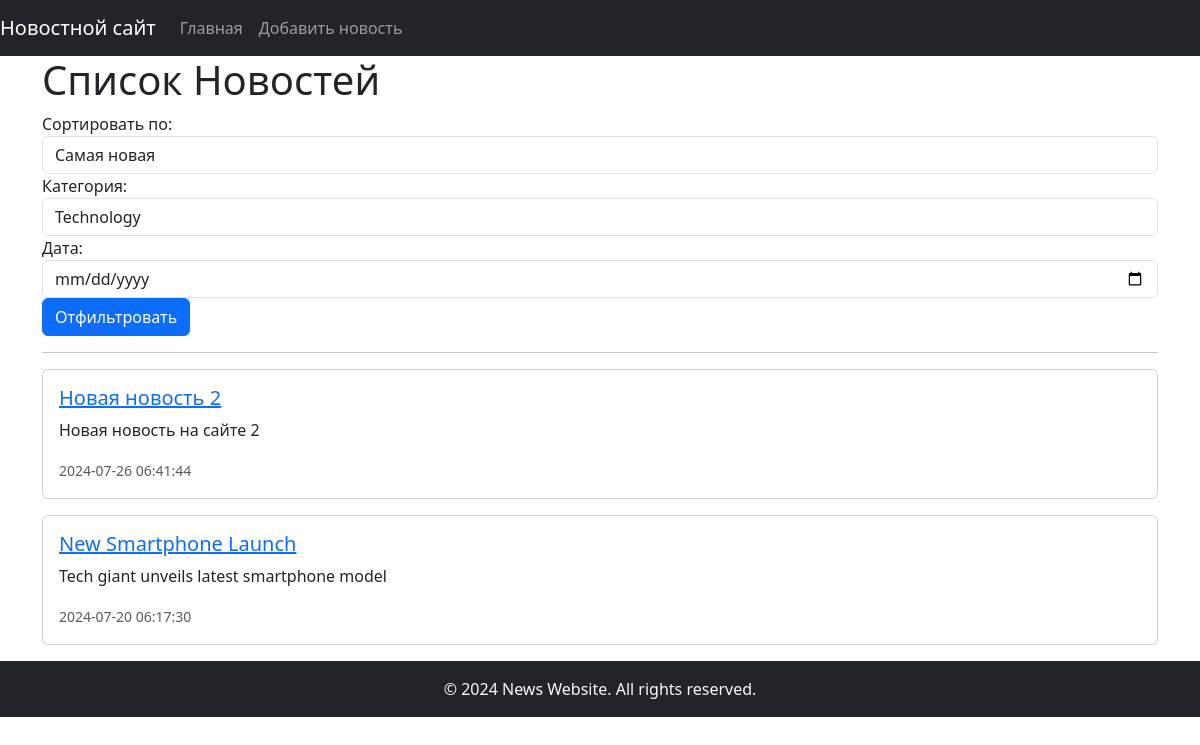
Screenshot of /index.php?category=1 with the database file from the repository.
### tables this page shows
CREATE TABLE `news` (
  `id` int(11) NOT NULL,
  `title` varchar(255) NOT NULL,
  `announcement` text NOT NULL,
  `detailed_text` text NOT NULL,
  `category_id` int(11) NOT NULL,
  `author_id` int(11) NOT NULL,
  `date` timestamp NULL DEFAULT CURRENT_TIMESTAMP,
  `view_count` int(11) DEFAULT '0'
);

### public/includes/category.php (called while the page is built)
<?php
class Category {
    public static function getAllCategories($db) {
        $query = "SELECT * FROM categories";
        $stmt = $db->prepare($query);
        $stmt->execute();
        return $stmt->fetchAll(PDO::FETCH_ASSOC);
    }
}

### public/includes/news.php (called while the page is built, shortened)
<?php
class News {
    private $db;
    public function __construct($db) {
        $this->db = $db;
    }
    public function getNewsList($sortBy, $categoryFilter, $dateFilter) {
        $query = "SELECT n.*, c.name AS category, a.name AS author
                  FROM news n
                  JOIN categories c ON n.category_id = c.id
                  JOIN authors a ON n.author_id = a.id";
        $conditions = [];
        if (!empty($categoryFilter)) {
            $conditions[] = "n.category_id = :category";
        }
        if (!empty($conditions)) {
            $query .= " WHERE " . implode(" AND ", $conditions);
        }
        switch ($sortBy) {
            default:
                $query .= " ORDER BY n.date DESC";
                break;
        }
        $stmt = $this->db->prepare($query);
        if (!empty($categoryFilter)) {
            $stmt->bindValue(':category', $categoryFilter, PDO::PARAM_INT);
        }
        $stmt->execute();
        return $stmt->fetchAll(PDO::FETCH_ASSOC);
    }
}

### public/index.php (the view, shortened to what this page needs)
<?php
include_once 'includes/database.php';
include_once 'includes/news.php';
include_once 'includes/category.php';
$newsObj = new News($db);
$categories = Category::getAllCategories($db);
if ($_SERVER['REQUEST_METHOD'] === 'GET') {
    $sortBy = $_GET['sort'] ?? 'new';
    $categoryFilter = $_GET['category'] ?? '';
    $dateFilter = $_GET['date'] ?? '';
    $newsList = $newsObj->getNewsList($sortBy, $categoryFilter, $dateFilter);
}
?>
<!DOCTYPE html>
<html>
<head>
    <link rel="stylesheet" href="https://cdn.jsdelivr.net/npm/bootstrap@5.3.2/dist/css/bootstrap.min.css">
</head>
<body>
    <?php include 'templates/header.php'; ?>
    <div class="container">
        <h1>Список Новостей</h1>
        <form method="GET" action="">
            <div class="form-group">
                <label for="sort">Сортировать по:</label>
                <select name="sort" id="sort" class="form-control">
                    <option value="new" <?php if ($sortBy === 'new') echo 'selected'; ?>>Самая новая</option>
                </select>
            </div>
            <div class="form-group">
                <label for="category">Категория:</label>
                <select name="category" id="category" class="form-control">
                    <?php foreach ($categories as $category): ?>
                        <option value="<?php echo $category['id']; ?>" <?php if ($categoryFilter == $category['id']) echo 'selected'; ?>><?php echo $category['name']; ?></option>
                    <?php endforeach; ?>
                </select>
            </div>
            <div class="form-group">
                <label for="date">Дата:</label>
                <input type="date" name="date" id="date" class="form-control" value="<?php echo $dateFilter; ?>">
            </div>
            <button type="submit" class="btn btn-primary">Отфильтровать</button>
        </form>
        <hr>
        <?php if (!empty($newsList)): ?>
            <?php foreach ($newsList as $news): ?>
                <div class="card mb-3">
                    <div class="card-body">
                        <h5 class="card-title"><a href="news.php?id=<?php echo $news['id']; ?>"><?php echo $news['title']; ?></a></h5>
                        <p class="card-text"><?php echo $news['announcement']; ?></p>
                        <p class="card-text"><small class="text-muted"><?php echo $news['date']; ?></small></p>
                    </div>
                </div>
            <?php endforeach; ?>
        <?php else: ?>
            <p>Новостных статей не найдено.</p>
        <?php endif; ?>
    </div>
    <?php include 'templates/footer.php'; ?>
</body>
</html>

### rows the page displays
news: title "Новая новость 2", announcement "Новая новость на сайте 2", date "2024-07-26 06:41:44"
news: title "New Smartphone Launch", announcement "Tech giant unveils latest smartphone model", date "2024-07-20 06:17:30"

### other values shown
form field category "Technology"
